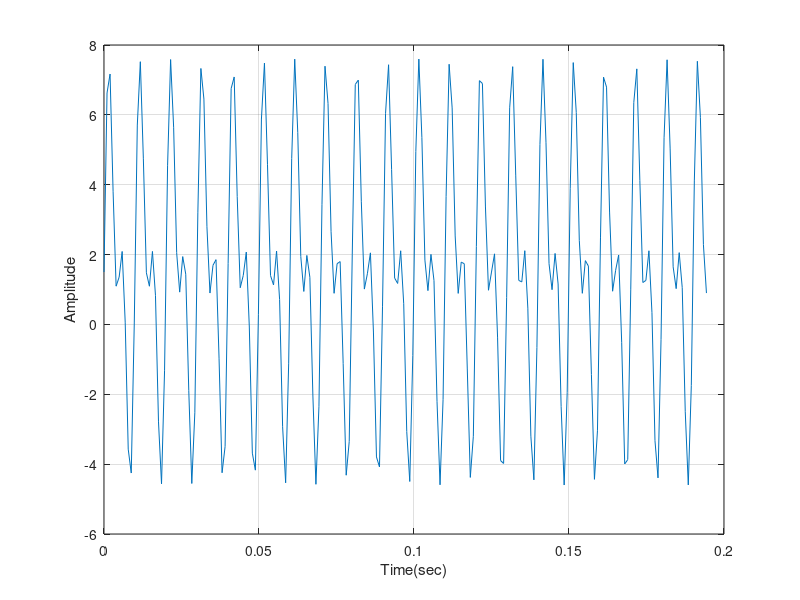

MATLAB code to generate this figure: (Note: this script raises an error after producing the figure.)
%% Theoretical Power of Multiple Sinusoids

clc;
Fs = 1024;
t = 0:1/Fs:1-(1/Fs);

A0 = 1.5;					% Vpeak, DC
A1 = 4;
A2 =3;

F1 = 100;
F2 = 200;

x = A0 + A1*sin(2*pi*F1*t) + A2*sin(2*pi*F2*t);

% let's look at a portion of our signal
idx = 1:200;
plot(t(idx),x(idx));
grid on;
ylabel('Amplitude');
xlabel('Time(sec)');

hgcf = gcf;
hgcf.Color = [1 1 1];

%% The theoretical average power (mean-square) of each complex sinusoid is A^2/4
%% the theoretical average power of each complex sinusoid
power_theoretical = A0^2 + (A1^2/4)*2 + (A2^2/4)*2

% use the periodogram function to calculate and plot the power spectrum of the signal.
periodogram(x, hamming(length(x)),[],Fs,'centered','power');

% estimating the signal's total average power by "integrating" under the PSD curve we get:
% 方括号中，前者是功率，后者是频率，构成功率谱
[Pxx, F] = periodogram(x, hamming(length(x)), [], Fs, 'centered', 'psd');

power_freqdomain = bandpower(Pxx,F,'psd');

power_timedomain = sum(abs(x).^2)/length(x);

%% Relationship between Power Spectrum, Power Spectral Density and ENBW
Pxx = periodogram(x, hamming(length(x)), [], Fs, 'centered', 'psd');
Sxx = periodogram(x, hamming(length(x)), [], Fs, 'centered', 'power');

plot(F, Sxx ./ Pxx)
grid on
axis tight
xlabel('Frequency (Hz)')
title('Ratio between Power Spectrum and Power Spectral Density')

ratio = mean(Sxx ./ Pxx)

bw = enbw(hamming(length(x)),Fs);

%% Enhanced Power Measurements Using Reassigned Periodogram
%% In the previous sections, power was measured from one or multiple 
%% sinusoids having a frequency that coincided with a bin. Peak power 
%% estimates are usually less accurate when the signal frequency is out 
%% of bin. To see this effect, create a sinusoid with a non-integer number 
%% of cycles over a one second period.


Fs = 1024;
t  = 0:1/Fs:1-(1/Fs);
A = 1;
F = 20.4;
x = A*sin(2*pi*F*t);
NFFT = length(x);
power_theoretical = 10*log10((A^2/4)*2);

% Create a Hamming window and a flat top window.
w1 = hamming(length(x));
w2 = flattopwin(length(x));

% Compute the periodogram of x using the Hamming window. Zoom in on the peak.
h1 = figure; 
hold on
stem(F,power_theoretical,'BaseValue',-50);
[Pxx1,f1] = periodogram(x, w1, NFFT, Fs, 'power');
plot(f1,10*log10(Pxx1))
axis([0 40 -45 0])
legend('Theoretical','Periodogram')
xlabel('Frequency (Hz)')
ylabel('Power (dB)')
title('Periodogram Power Spectrum Estimate')
grid on

% 取最大值
[Pmax,imax] = max(Pxx1);
dPmax_w1 = 10*log10(Pmax) - power_theoretical

% 最大值与中心频率的偏差
dFreq = f1(imax) - F

%% Reduce Amplitude Error with Zero-Padding
%% To see why this is happening, compute the periodogram using a larger number of FFT bins.
figure
hold on
periodogram(x, w1, 100*NFFT, Fs, 'power')
ax = gca;
ax.ColorOrderIndex = 2;
plot(f1,10*log10(Pxx1),'+')
stem(F,power_theoretical,'BaseValue',-50)
axis([0 40 -40 0])
legend('NFFT = 1024','NFFT = 102400','Theoretical Peak')


figure(h1)
[Pxx,F1] = periodogram(x, w2, NFFT, Fs, 'power');
plot(F1,10*log10(Pxx))
legend('Theoretical','Hamming','Flat Top')

% 对比三种数值，其中两个已经重合，一模一样
[RPxx1,~,~,Fc1] = periodogram(x, w1, NFFT, Fs, 'power','reassigned');
[RPxx2,~,~,Fc2] = periodogram(x, w2, NFFT, Fs, 'power','reassigned');
figure
hold on
stem(F,power_theoretical,'BaseValue',-40)
stem(Fc1,10*log10(RPxx1),'BaseValue',-50)
stem(Fc2,10*log10(RPxx2),'BaseValue',-50)
legend('Theoretical','Hamming Reassignment','Flattop Reassignment')
xlabel('Frequency (Hz)')
ylabel('Power (dB)')
title('Periodogram Power Spectrum Estimate')
axis([19.5 21 -4 -2])
grid on


[RPxx1max,imax1] = max(RPxx1);
[RPxx2max,imax2] = max(RPxx2);
dPmax_reassign_w1 = 10*log10(RPxx1max) - power_theoretical

dPmax_reassign_w2 = 10*log10(RPxx2max) - power_theoretical

Fc1(imax1)-F

Fc2(imax2)-F